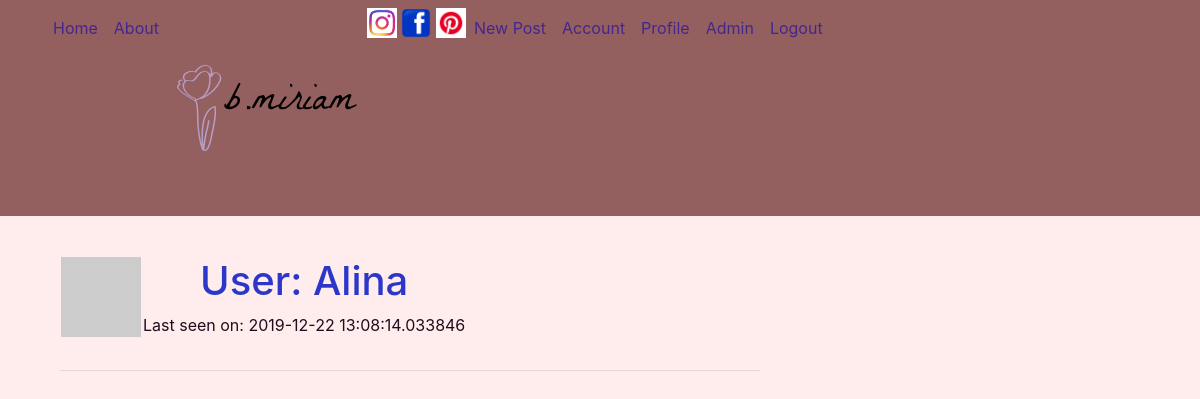
The app's page /user/Alina (signed in), older data.
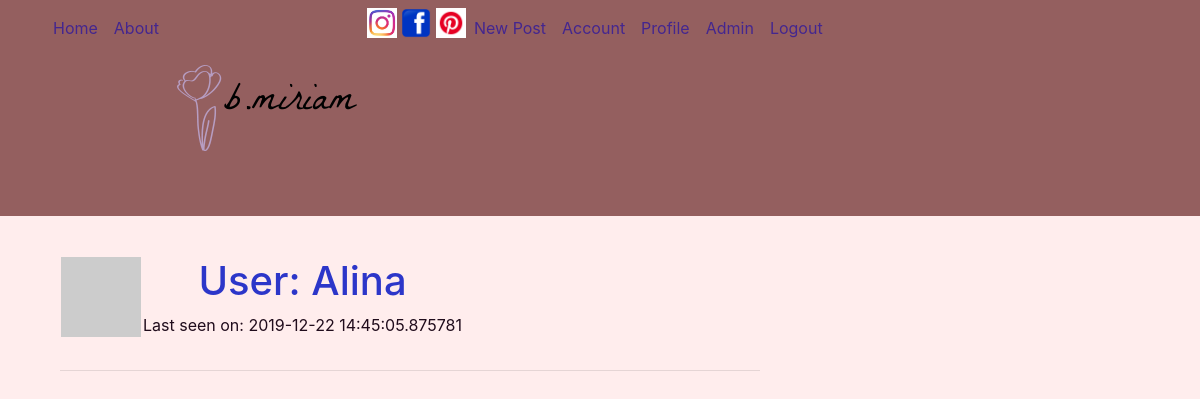
The same page, newer data.
### myblog/models.py (models this page shows, shortened)
class User(db.Model, UserMixin):
	id = db.Column(db. Integer, primary_key=True)
	username = db.Column(db.String(20), unique=True, nullable=False)
	email = db.Column(db.String(120), unique=True, nullable=False)
	image_file = db.Column(db.String(20), nullable=False, default='default.jpg')
	password = db.Column(db.String(60), nullable=False)
	posts = db.relationship( 'Post', backref='author', lazy=True)
	about_me = db.Column(db.String(140))
	last_seen = db.Column(db.DateTime, default=datetime.utcnow)
	admin = db.Column(db.Boolean())
	def avatar(self, size):
		digest = md5(self.email.lower().encode('utf-8')).hexdigest()
		return 'https://www.gravatar.com/avatar/{}?d=identicon&s={}'.format(digest, size)

### myblog/routes.py (the view)
@app.route('/user/<username>')
@login_required
def user(username):
    user = User.query.filter_by(username=username).first_or_404()
    page = request.args.get('page', 1, type=int)
    posts = Post.query.filter_by(user_id=user.id).paginate(page, 20, False)
    return render_template('user.html', user=user, posts=posts.items)

### myblog/models.py (called while the page is built)
@login_manager.user_loader
def load_user(user_id):
	return User.query.get(int(user_id))

### myblog/routes.py (called while the page is built)
@app.before_request
def before_request():
    if current_user.is_authenticated:
        current_user.last_seen = datetime.utcnow()
        db.session.commit()

@app.before_request
def before_request():
    if current_user.is_authenticated:
        current_user.last_seen = datetime.utcnow()
        db.session.commit()

### myblog/templates/user.html (shortened to what this page needs)
{% extends "layout.html" %}
{% block content %}
    <table>
        <tr valign="top">
            <td><img src="{{ user.avatar(128) }}"></td>
            <td>
                <h1>User: {{ user.username }}</h1>
                {% if user.last_seen %}<p>Last seen on: {{ user.last_seen }}</p>{% endif %}
            </td>
        </tr>
    </table>
    <hr>
{% endblock %}

Row changes from the older to the newer data that the page shows:
changed User "Alina": last_seen "2019-12-22 13:08:14.033846" → "2019-12-22 14:45:05.875781"
